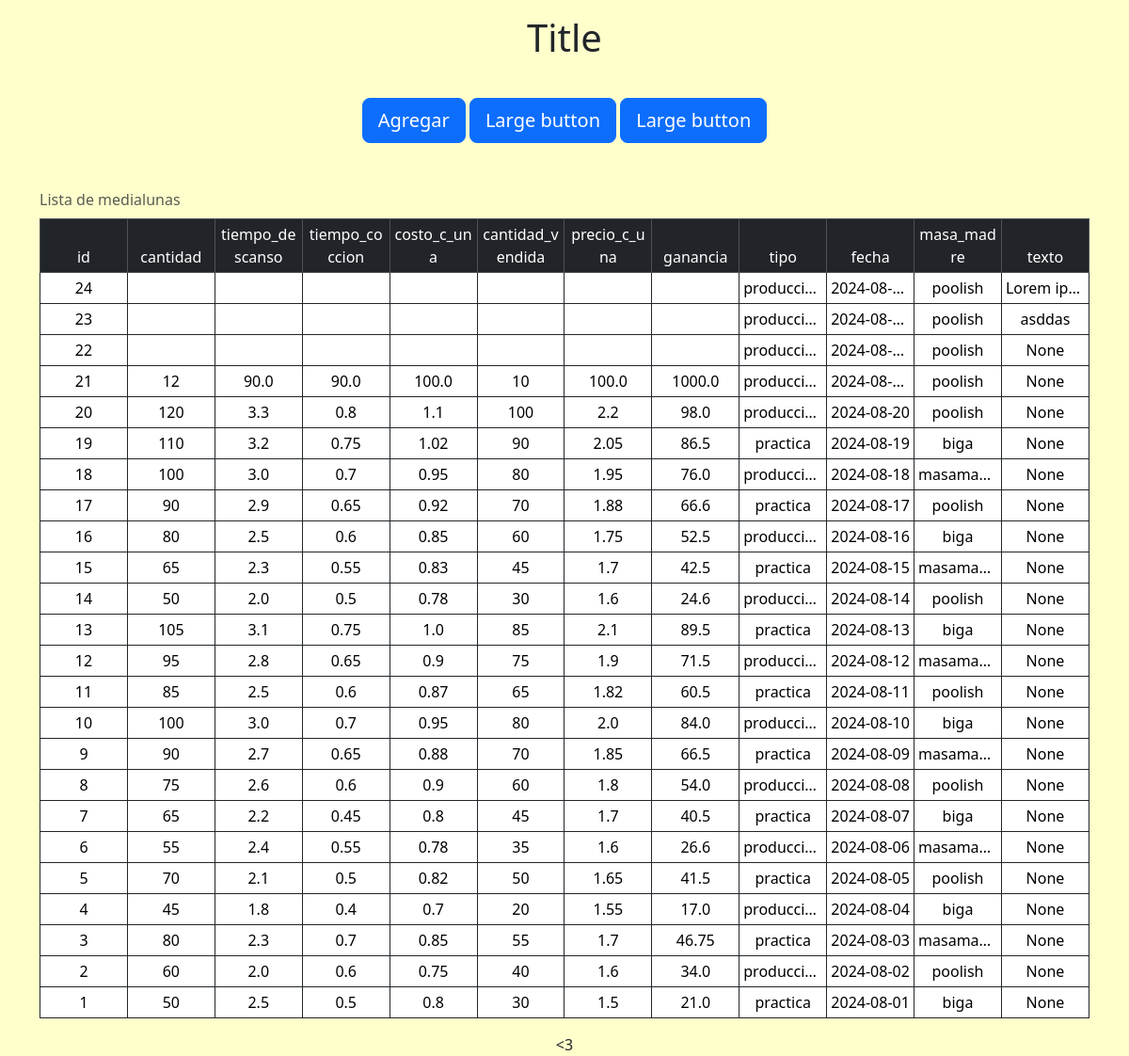
The page / on the database its author committed.
### tables this page shows
CREATE TABLE "medialunas" (
        "id"    INTEGER NOT NULL UNIQUE, 
        "cantidad"      INTEGER,
        "tiempo_descanso"       REAL,    
        "tiempo_coccion"        REAL,    
        "costo_c_una"   REAL,
        "cantidad_vendida"      INTEGER, 
        "precio_c_una"  REAL,
        "ganancia"      REAL,
        "tipo"  TEXT,
        "fecha" TEXT, "masa_madre" TEXT, "texto" TEXT,
        PRIMARY KEY("id" AUTOINCREMENT)
);

### app.py (the view)
@app.route('/')
def index():
    with sqlite3.connect(database) as connection:
        cursor = connection.cursor()
        cursor.execute("SELECT * FROM medialunas ORDER BY id DESC")
        data = cursor.fetchall()
    return render_template("index.html", medialunas=data\
                           , columnas_medialunas=COLUMNAS_MEDIALUNAS)

### templates/index.html (shortened to what this page needs)
{% extends "layout.html" %}
{% block main %}
    <h1 class="title"> Title </h1>
    <div class="btn-container">
        <a href="/agregar" class="btn btn-primary btn-lg">Agregar</a>
        <button type="button" class="btn btn-primary btn-lg">Large button</button>
        <button type="button" class="btn btn-primary btn-lg">Large button</button>
    </div>
    <div class="container table-responsive-sm">
        <table class="table table-sm table-hover table-bordered border-dark">
            <caption> Lista de medialunas </caption>
            <thead class="table-dark">
                <tr>
                    {% for columna in columnas_medialunas %}
                    <td> {{ columna }} </td>
                    {% endfor %}
                </tr>
            </thead>
            <tbody>
                {% for medialuna in medialunas %}
                <tr data-url="{{ url_for('mostrar_medialunas', id=medialuna[0]) }}">
                    {% for valor in medialuna %}
                    <td class="truncate"> {{ valor }} </td>
                    {% endfor %}
                </tr>
                {% endfor %}
            </tbody>
        </table>
    </div>
{% endblock %}

### templates/layout.html (shortened to what this page needs)
<!DOCTYPE html>
<html lang="es">
    <head>
        <link href="/static/styles.css" rel="stylesheet">
        <link href="https://cdn.jsdelivr.net/npm/bootstrap@5.3.3/dist/css/bootstrap.min.css" rel="stylesheet">
    </head>
    <body>
        <main>
            {% block main %}{% endblock %}
        </main>
        <footer>
            &#60;3
        </footer>
    </body>
</html>

### static/styles.css (style rules this page uses)
body { background-color: #ffffcc !important; text-align: center !important; }
.btn-container { margin-top: 5vh; margin-bottom: 5vh; width: 100%; }
caption { caption-side: top; }
h1 { margin-top: 1rem !important; }
table { table-layout: fixed; word-break: break-all; }
.truncate { white-space: nowrap; overflow: hidden; text-overflow: ellipsis; max-width: 200px; }

### rows shown on the page
medialunas: medialuna "24", tipo "produccion", fecha "2024-08-…", masa_madre "poolish", texto "Lorem ip…"
medialunas: medialuna "23", tipo "produccion", fecha "2024-08-…", masa_madre "poolish", texto "asddas"
medialunas: medialuna "22" "None", tipo "produccion", fecha "2024-08-…", masa_madre "poolish"
medialunas: medialuna "21" "12" "10" "None", tiempo_descanso "90.0", tiempo_coccion "90.0", costo_c_una "100.0", precio_c_una "100.0", ganancia "1000.0", tipo "produccion", fecha "2024-08-…", masa_madre "poolish"
medialunas: medialuna "20" "120" "100" "None", tiempo_descanso "3.3", tiempo_coccion "0.8", costo_c_una "1.1", precio_c_una "2.2", ganancia "98.0", tipo "produccion", fecha "2024-08-20", masa_madre "poolish"
medialunas: medialuna "19" "110" "90" "None", tiempo_descanso "3.2", tiempo_coccion "0.75", costo_c_una "1.02", precio_c_una "2.05", ganancia "86.5", tipo "practica", fecha "2024-08-19", masa_madre "biga"
medialunas: medialuna "18" "100" "80" "None", tiempo_descanso "3.0", tiempo_coccion "0.7", costo_c_una "0.95", precio_c_una "1.95", ganancia "76.0", tipo "produccion", fecha "2024-08-18", masa_madre "masama…"
medialunas: medialuna "17" "90" "70" "None", tiempo_descanso "2.9", tiempo_coccion "0.65", costo_c_una "0.92", precio_c_una "1.88", ganancia "66.6", tipo "practica", fecha "2024-08-17", masa_madre "poolish"
medialunas: medialuna "16" "80" "60" "None", tiempo_descanso "2.5", tiempo_coccion "0.6", costo_c_una "0.85", precio_c_una "1.75", ganancia "52.5", tipo "produccion", fecha "2024-08-16", masa_madre "biga"
medialunas: medialuna "15" "65" "45" "None", tiempo_descanso "2.3", tiempo_coccion "0.55", costo_c_una "0.83", precio_c_una "1.7", ganancia "42.5", tipo "practica", fecha "2024-08-15", masa_madre "masama…"
medialunas: medialuna "14" "50" "30" "None", tiempo_descanso "2.0", tiempo_coccion "0.5", costo_c_una "0.78", precio_c_una "1.6", ganancia "24.6", tipo "produccion", fecha "2024-08-14", masa_madre "poolish"
medialunas: medialuna "13" "105" "85" "None", tiempo_descanso "3.1", tiempo_coccion "0.75", costo_c_una "1.0", precio_c_una "2.1", ganancia "89.5", tipo "practica", fecha "2024-08-13", masa_madre "biga"
medialunas: medialuna "12" "95" "75" "None", tiempo_descanso "2.8", tiempo_coccion "0.65", costo_c_una "0.9", precio_c_una "1.9", ganancia "71.5", tipo "produccion", fecha "2024-08-12", masa_madre "masama…"
medialunas: medialuna "11" "85" "65" "None", tiempo_descanso "2.5", tiempo_coccion "0.6", costo_c_una "0.87", precio_c_una "1.82", ganancia "60.5", tipo "practica", fecha "2024-08-11", masa_madre "poolish"
medialunas: medialuna "10" "100" "80" "None", tiempo_descanso "3.0", tiempo_coccion "0.7", costo_c_una "0.95", precio_c_una "2.0", ganancia "84.0", tipo "produccion", fecha "2024-08-10", masa_madre "biga"
medialunas: medialuna "9" "90" "70" "None", tiempo_descanso "2.7", tiempo_coccion "0.65", costo_c_una "0.88", precio_c_una "1.85", ganancia "66.5", tipo "practica", fecha "2024-08-09", masa_madre "masama…"
medialunas: medialuna "8" "75" "60" "None", tiempo_descanso "2.6", tiempo_coccion "0.6", costo_c_una "0.9", precio_c_una "1.8", ganancia "54.0", tipo "produccion", fecha "2024-08-08", masa_madre "poolish"
medialunas: medialuna "7" "65" "45" "None", tiempo_descanso "2.2", tiempo_coccion "0.45", costo_c_una "0.8", precio_c_una "1.7", ganancia "40.5", tipo "practica", fecha "2024-08-07", masa_madre "biga"
medialunas: medialuna "6" "55" "35" "None", tiempo_descanso "2.4", tiempo_coccion "0.55", costo_c_una "0.78", precio_c_una "1.6", ganancia "26.6", tipo "produccion", fecha "2024-08-06", masa_madre "masama…"
medialunas: medialuna "5" "70" "50" "None", tiempo_descanso "2.1", tiempo_coccion "0.5", costo_c_una "0.82", precio_c_una "1.65", ganancia "41.5", tipo "practica", fecha "2024-08-05", masa_madre "poolish"
medialunas: medialuna "4" "45" "20" "None", tiempo_descanso "1.8", tiempo_coccion "0.4", costo_c_una "0.7", precio_c_una "1.55", ganancia "17.0", tipo "produccion", fecha "2024-08-04", masa_madre "biga"
medialunas: medialuna "3" "80" "55" "None", tiempo_descanso "2.3", tiempo_coccion "0.7", costo_c_una "0.85", precio_c_una "1.7", ganancia "46.75", tipo "practica", fecha "2024-08-03", masa_madre "masama…"
medialunas: medialuna "2" "60" "40" "None", tiempo_descanso "2.0", tiempo_coccion "0.6", costo_c_una "0.75", precio_c_una "1.6", ganancia "34.0", tipo "produccion", fecha "2024-08-02", masa_madre "poolish"
medialunas: medialuna "1" "50" "30" "None", tiempo_descanso "2.5", tiempo_coccion "0.5", costo_c_una "0.8", precio_c_una "1.5", ganancia "21.0", tipo "practica", fecha "2024-08-01", masa_madre "biga"

### other values the page prints
{{ columna }} "id" "cantidad" "tiempo_descanso" "tiempo_coccion" "costo_c_una" "cantidad_vendida" "precio_c_una" "ganancia" "tipo" "fecha" "masa_madre" "texto"
